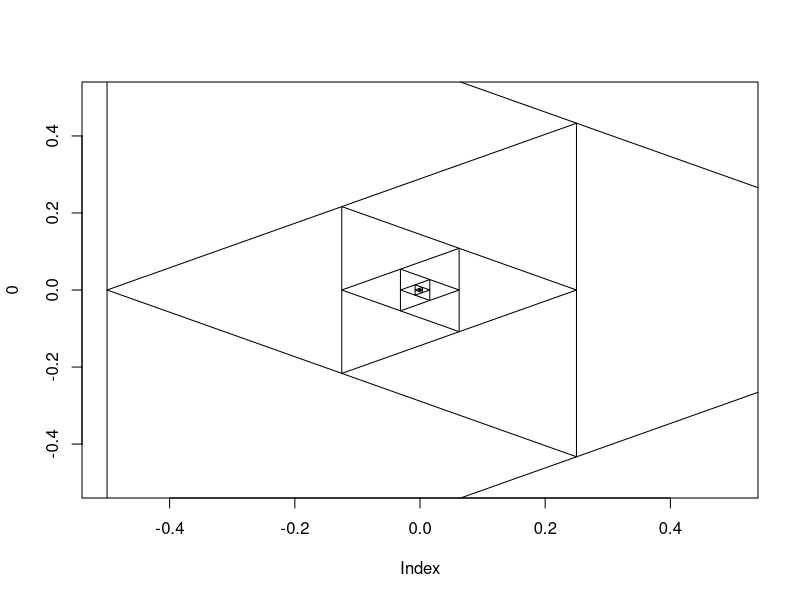
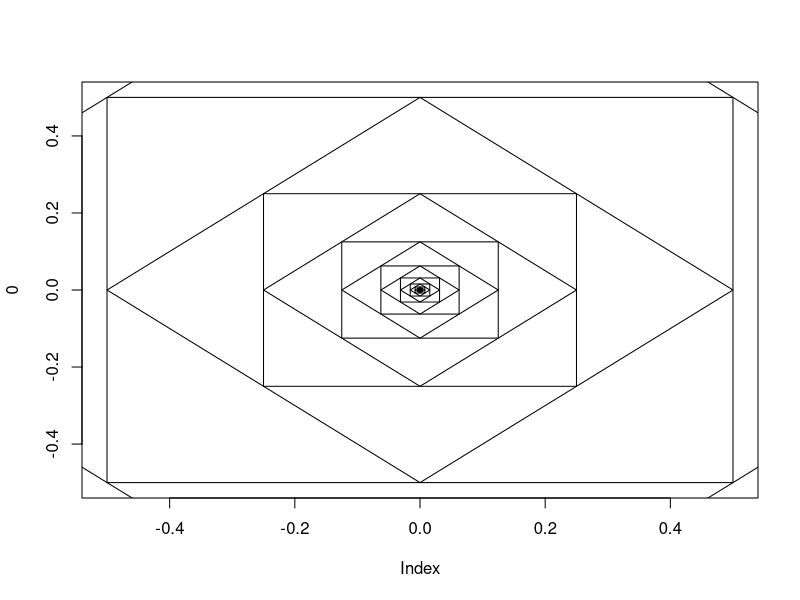
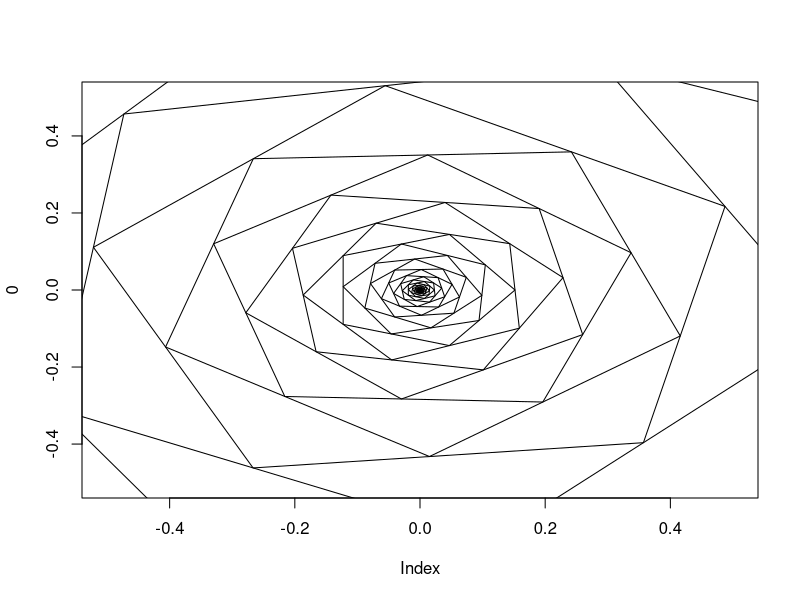
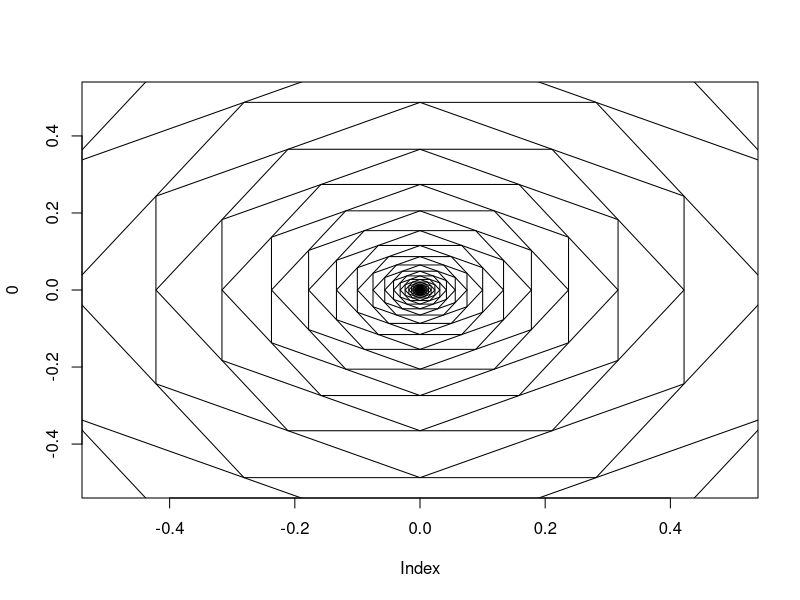
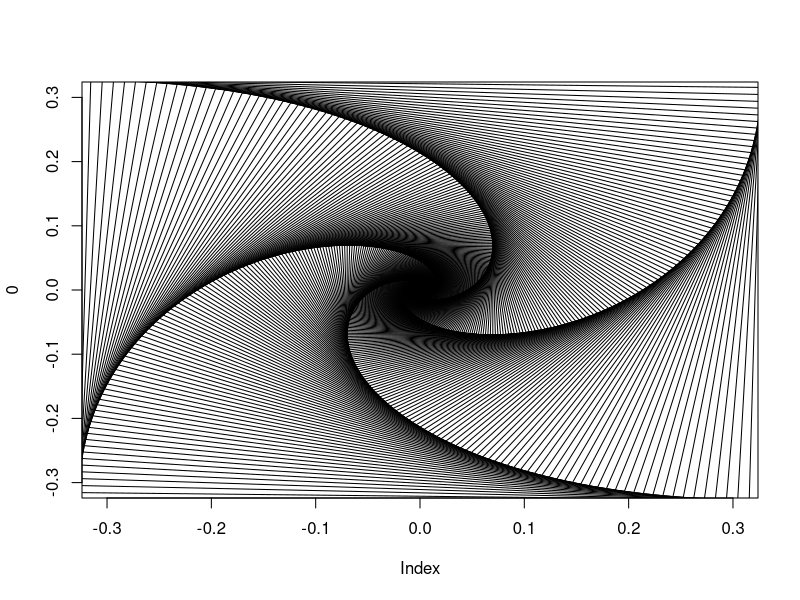
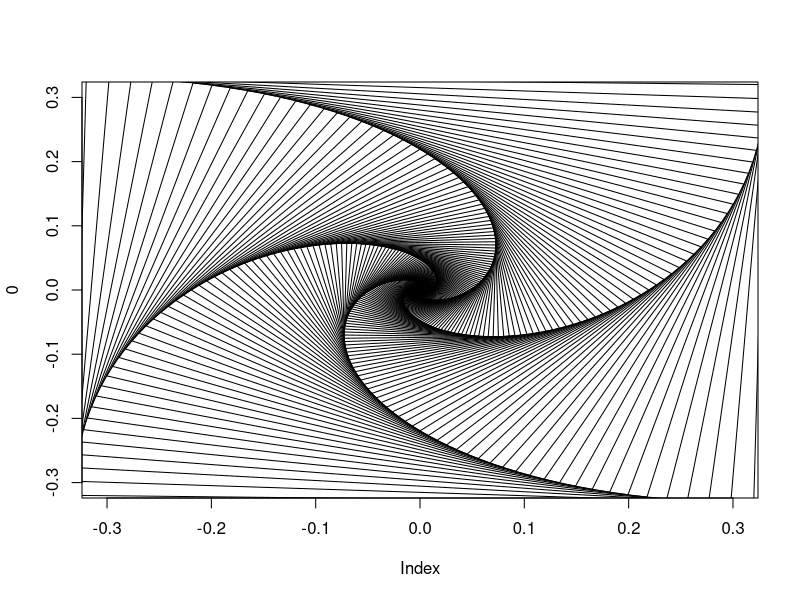
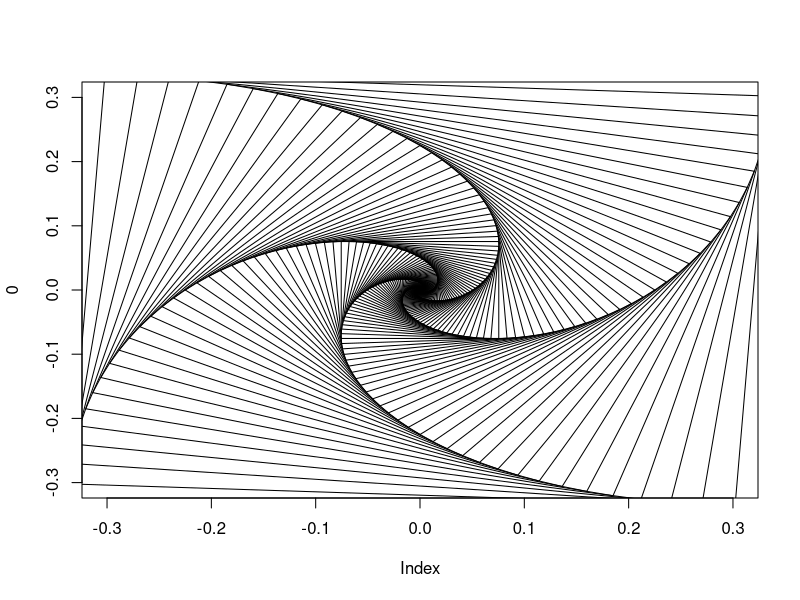
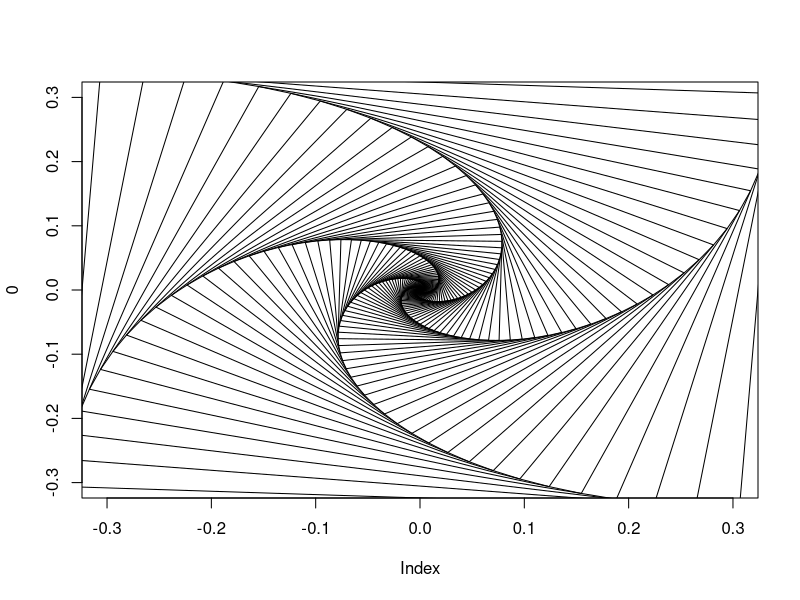

Recreate these plots in R, in order.
spiral = function(nsides, theta, thresh = 1e-3, xlim = c(-0.5, 0.5), ylim=c(-0.5, 0.5)){
    rad = pi/180

    total_angle = 180 * (nsides - 2)
    tau = total_angle / nsides

    poly = matrix(0, nsides, 2)
    for (i in 1:nsides)
        poly[i,] = c(cos((180-tau)*(i-1)*rad), sin((180-tau)*(i-1)*rad))

    plot(0, type='n', xlim=xlim, ylim=ylim)
    polygon(poly)

    # create rotational matrix
    rotate = matrix(c(cos(theta*rad), sin(theta*rad), -sin(theta*rad), cos(theta*rad)), 2, 2)

    # compute scale
    scale = sin(tau/2*rad)/ sin((180-theta-tau/2)*rad)
    
    len = 1

    # iterate downward
    while (len > thresh){
        len = len * scale
        poly = scale * poly %*% rotate
        polygon(poly)
        }
    }

spiral(3, 60)
spiral(4, 45)
spiral(5, 40)
spiral(6, 30)

x = 4
for (i in 1:(180/x*2-1))
    spiral(x, i, 1e-3, c(-0.3,0.3), c(-0.3,0.3))


setEPS()
postscript("../figs/spiral_4b.eps")
pdf("../figs/spiral_4b.pdf")
par(mar=c(0,0,0,0), oma=c(0,0,0,0))
spiral(4, 12.0, 1e-3, c(-0.35,0.35), c(-0.35,0.35))
dev.off()
